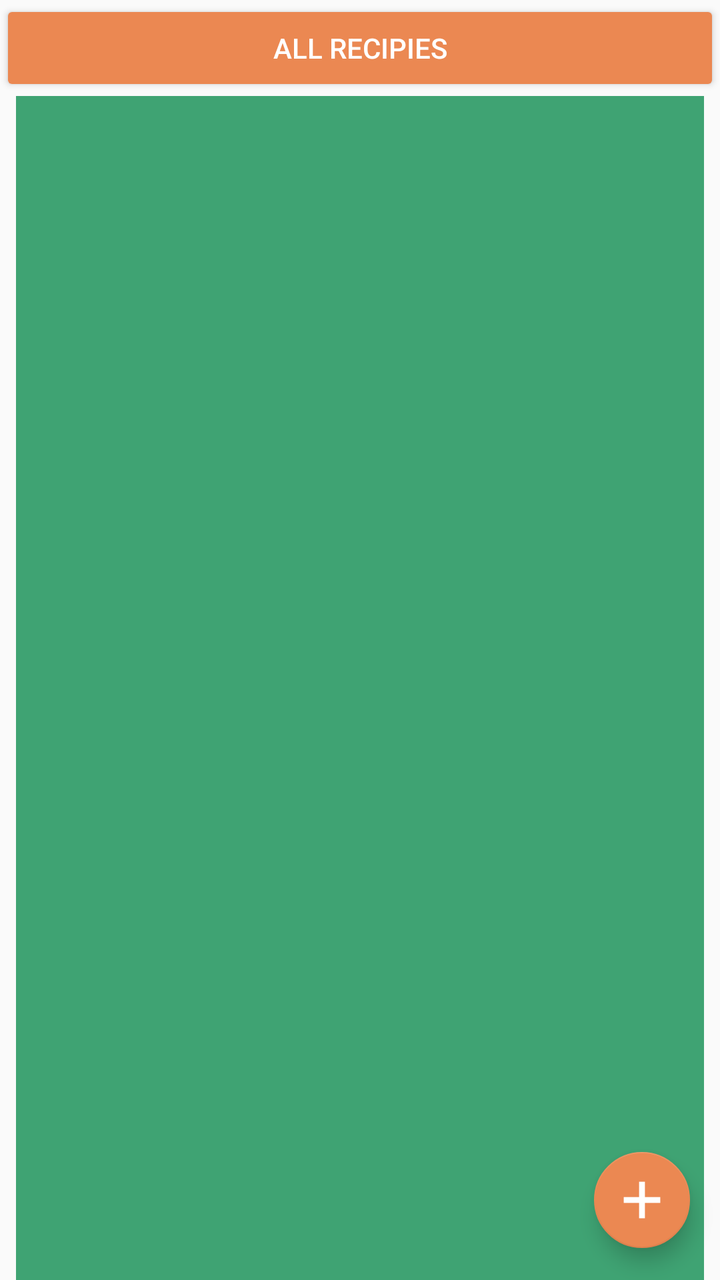
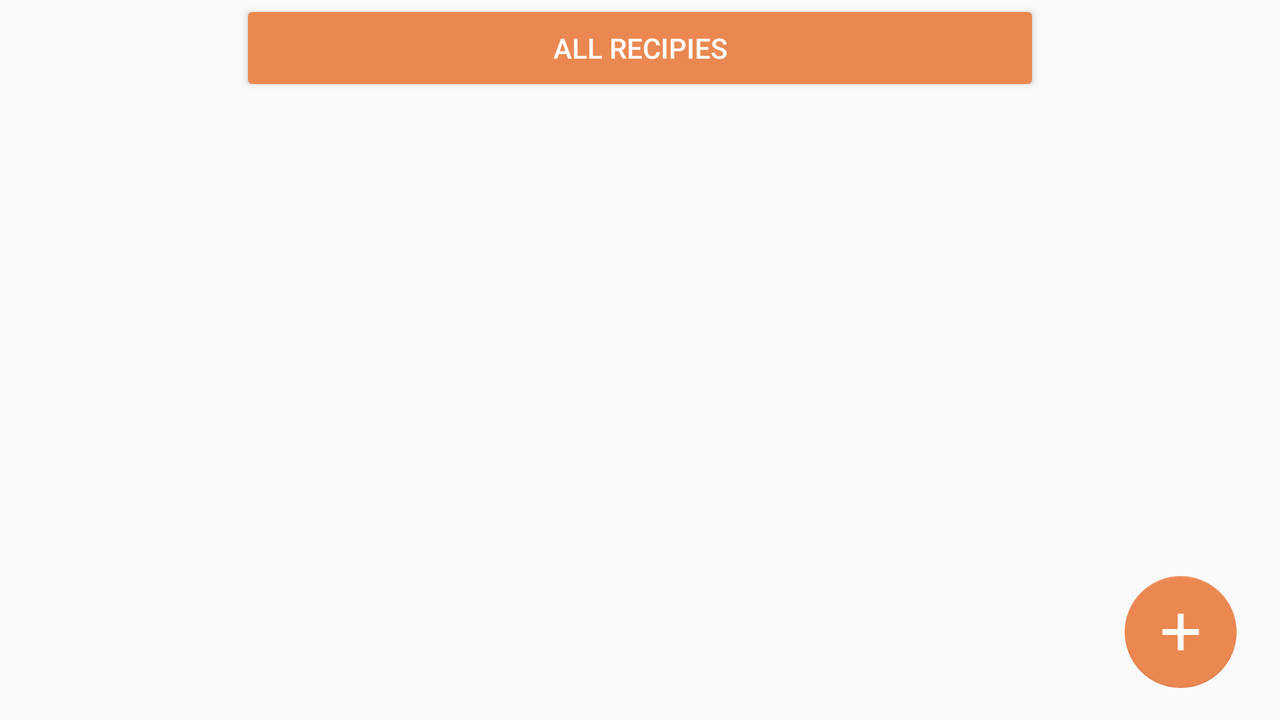

Compare how this app lays out the same screen by default and in its alternative resource folder. The renders come first, then the two layout files and the values they reference.
<!-- AndroidManifest.xml: application theme Crispy -->
<!-- res/layout/meals_plan_fragment.xml -->
<?xml version="1.0" encoding="utf-8"?>
<androidx.constraintlayout.widget.ConstraintLayout xmlns:android="http://schemas.android.com/apk/res/android"
    xmlns:app="http://schemas.android.com/apk/res-auto"
    xmlns:tools="http://schemas.android.com/tools"
    android:id="@+id/mealsplan"
    android:layout_width="match_parent"
    android:layout_height="match_parent"
    tools:context=".ui.mealsPlan.mealsList.MealsPlanFragment">

    <androidx.recyclerview.widget.RecyclerView
        android:id="@+id/daysList"
        android:layout_width="0dp"
        android:layout_height="0dp"
        android:layout_marginStart="8dp"
        android:layout_marginEnd="8dp"
        android:background="@color/crispyGreenDark"
        app:layout_constraintBottom_toBottomOf="parent"
        app:layout_constraintEnd_toEndOf="parent"
        app:layout_constraintStart_toStartOf="parent"
        app:layout_constraintTop_toBottomOf="@+id/btnAllRecipies"
        tools:listitem="@layout/meals_plan_meal_content" />

    <Button
        android:id="@+id/btnAllRecipies"
        style="@style/Widget.AppCompat.Button.Colored"
        android:layout_width="0dp"
        android:layout_height="wrap_content"
        android:text="@string/all_recipies"
        app:layout_constraintBottom_toTopOf="@+id/daysList"
        app:layout_constraintEnd_toEndOf="parent"
        app:layout_constraintHorizontal_bias="0.0"
        app:layout_constraintStart_toStartOf="parent"
        app:layout_constraintTop_toTopOf="parent" />

    <com.google.android.material.floatingactionbutton.FloatingActionButton
        android:id="@+id/btnAddMeal"
        android:layout_width="wrap_content"
        android:layout_height="wrap_content"
        android:layout_marginStart="8dp"
        android:layout_marginEnd="8dp"
        android:layout_marginBottom="16dp"
        android:clickable="true"
        android:src="@mipmap/plus_white"
        app:backgroundTint="@color/crispyAccent"
        app:fabCustomSize="@android:dimen/app_icon_size"
        app:fabSize="mini"
        app:layout_constraintBottom_toBottomOf="parent"
        app:layout_constraintEnd_toEndOf="parent"
        app:layout_constraintHorizontal_bias="0.976"
        app:layout_constraintStart_toStartOf="parent" />

</androidx.constraintlayout.widget.ConstraintLayout>
<!-- res/layout/meals_plan_meal_content.xml (included above) -->
<?xml version="1.0" encoding="utf-8"?>
<androidx.constraintlayout.widget.ConstraintLayout xmlns:android="http://schemas.android.com/apk/res/android"
    xmlns:app="http://schemas.android.com/apk/res-auto"
    xmlns:tools="http://schemas.android.com/tools"
    android:layout_width="match_parent"
    android:layout_height="wrap_content"
    tools:layout_editor_absoluteY="25dp">

    <TextView
        android:id="@+id/mealTitle"
        android:layout_width="wrap_content"
        android:layout_height="wrap_content"
        android:layout_marginStart="8dp"
        android:layout_marginEnd="8dp"
        android:text="TextView"
        android:textSize="18sp"
        android:textStyle="bold"
        app:layout_constraintEnd_toEndOf="parent"
        app:layout_constraintStart_toStartOf="@+id/guideline"
        app:layout_constraintTop_toTopOf="@+id/imageView" />

    <TextView
        android:id="@+id/prepares"
        android:layout_width="wrap_content"
        android:layout_height="wrap_content"
        android:layout_marginStart="16dp"
        android:text="@string/prepares"
        app:layout_constraintBottom_toBottomOf="@+id/mealTime"
        app:layout_constraintStart_toEndOf="@+id/mealHour"
        app:layout_constraintTop_toTopOf="@+id/mealTime"
        app:layout_constraintVertical_bias="0.0" />

    <TextView
        android:id="@+id/usersCooking"
        android:layout_width="wrap_content"
        android:layout_height="wrap_content"
        android:layout_marginStart="8dp"
        android:text="TextView"
        app:layout_constraintBottom_toBottomOf="@+id/prepares"
        app:layout_constraintStart_toEndOf="@+id/prepares"
        app:layout_constraintTop_toTopOf="@+id/prepares"
        app:layout_constraintVertical_bias="0.0" />

    <ImageView
        android:id="@+id/imageView"
        android:layout_width="wrap_content"
        android:layout_height="69dp"
        android:layout_marginStart="8dp"
        android:layout_marginTop="8dp"
        android:layout_marginEnd="8dp"
        android:layout_marginBottom="32dp"
        app:layout_constraintBottom_toBottomOf="parent"
        app:layout_constraintEnd_toStartOf="@+id/guideline"
        app:layout_constraintStart_toStartOf="parent"
        app:layout_constraintTop_toTopOf="parent"
        app:layout_constraintVertical_bias="0.0"
        app:srcCompat="@mipmap/ic_launcher_round" />

    <TextView
        android:id="@+id/mealTime"
        android:layout_width="wrap_content"
        android:layout_height="wrap_content"
        android:layout_marginStart="8dp"
        android:layout_marginBottom="8dp"
        android:text="@string/time"
        app:layout_constraintBottom_toBottomOf="@+id/imageView"
        app:layout_constraintStart_toStartOf="@+id/guideline" />

    <TextView
        android:id="@+id/mealHour"
        android:layout_width="wrap_content"
        android:layout_height="wrap_content"
        android:layout_marginStart="8dp"
        android:text="TextView"
        app:layout_constraintBottom_toBottomOf="@+id/mealTime"
        app:layout_constraintStart_toEndOf="@+id/mealTime"
        app:layout_constraintTop_toTopOf="@+id/mealTime"
        app:layout_constraintVertical_bias="0.0" />

    <androidx.constraintlayout.widget.Guideline
        android:id="@+id/guideline"
        android:layout_width="wrap_content"
        android:layout_height="wrap_content"
        android:orientation="vertical"
        app:layout_constraintGuide_begin="113dp" />

    <TextView
        android:id="@+id/day_date"
        android:layout_width="wrap_content"
        android:layout_height="23dp"
        android:layout_marginStart="8dp"
        android:layout_marginEnd="8dp"
        android:layout_marginBottom="18dp"
        android:text="TextView"
        android:textColor="@color/crispyAccent"
        android:textSize="20sp"
        app:layout_constraintBottom_toTopOf="@+id/imageView"
        app:layout_constraintEnd_toEndOf="parent"
        app:layout_constraintHorizontal_bias="0.18"
        app:layout_constraintStart_toStartOf="parent"
        app:layout_constraintTop_toTopOf="parent" />
</androidx.constraintlayout.widget.ConstraintLayout>
<!-- resources referenced by this layout -->
<resources>
  <color name="crispyAccent">#eb8852</color>
  <color name="crispyGreenDark">#3fa373</color>
  <!-- mipmap plus_white: png bitmap (mipmap-hdpi, 207 bytes) -->
  <string name="all_recipies">ALL RECIPIES</string>
  <string name="prepares">Prepares:</string>
  <string name="time">Time:</string>
  <style name="Crispy" parent="AppTheme">
          <item name="colorPrimary">@color/crispyGreen</item>
          <item name="colorPrimaryDark">@color/crispyGreenDark</item>
          <item name="colorAccent">@color/crispyAccent</item>
      </style>
  <style name="AppTheme" parent="Theme.AppCompat.Light.DarkActionBar">
          
          <item name="colorPrimary">@color/colorPrimary</item>
          <item name="colorPrimaryDark">@color/colorPrimaryDark</item>
          <item name="colorAccent">@color/colorAccent</item>
      </style>
  <color name="crispyGreen">#53da99</color>
</resources>
<!-- res/layout-land/meals_plan_fragment.xml (the repository's variant of the layout above) -->
<!-- drawn on the phone turned sideways -->
<?xml version="1.0" encoding="utf-8"?>
<androidx.constraintlayout.widget.ConstraintLayout xmlns:android="http://schemas.android.com/apk/res/android"
    xmlns:app="http://schemas.android.com/apk/res-auto"
    xmlns:tools="http://schemas.android.com/tools"
    android:id="@+id/mealsplan"
    android:layout_width="match_parent"
    android:layout_height="match_parent"
    android:background="@color/crispyLightAccent"
    tools:context=".ui.mealsPlan.mealsList.MealsPlanFragment">

    <androidx.recyclerview.widget.RecyclerView
        android:id="@+id/daysList"
        android:layout_width="0dp"
        android:layout_height="0dp"
        app:layout_constraintBottom_toBottomOf="parent"
        app:layout_constraintEnd_toStartOf="@+id/guideline_right"
        app:layout_constraintStart_toStartOf="@+id/guideline_left"
        app:layout_constraintTop_toBottomOf="@+id/btnAllRecipies"
        tools:listitem="@layout/meals_plan_day_item" />

    <Button
        android:id="@+id/btnAllRecipies"
        style="@style/Widget.AppCompat.Button.Colored"
        android:layout_width="400dp"
        android:layout_height="wrap_content"
        android:text="@string/all_recipies"
        app:layout_constraintBottom_toTopOf="@+id/daysList"
        app:layout_constraintEnd_toEndOf="parent"
        app:layout_constraintStart_toStartOf="parent"
        app:layout_constraintTop_toTopOf="parent" />

    <com.google.android.material.floatingactionbutton.FloatingActionButton
        android:id="@+id/btnAddMeal"
        android:layout_width="wrap_content"
        android:layout_height="wrap_content"
        android:layout_marginStart="8dp"
        android:layout_marginEnd="8dp"
        android:layout_marginBottom="16dp"
        android:clickable="true"
        android:focusable="true"
        android:src="@mipmap/plus_white"
        app:backgroundTint="@color/crispyAccent"
        app:elevation="0dp"
        app:layout_constraintBottom_toBottomOf="parent"
        app:layout_constraintEnd_toEndOf="parent"
        app:layout_constraintHorizontal_bias="0.976"
        app:layout_constraintStart_toStartOf="parent" />

    <androidx.constraintlayout.widget.Guideline
        android:id="@+id/guideline_left"
        android:layout_width="wrap_content"
        android:layout_height="wrap_content"
        android:orientation="vertical"
        app:layout_constraintGuide_percent="0.15" />

    <androidx.constraintlayout.widget.Guideline
        android:id="@+id/guideline_right"
        android:layout_width="wrap_content"
        android:layout_height="wrap_content"
        android:orientation="vertical"
        app:layout_constraintGuide_percent="0.85" />

</androidx.constraintlayout.widget.ConstraintLayout>
<!-- res/layout/meals_plan_day_item.xml (included above) -->
<?xml version="1.0" encoding="utf-8"?>
<androidx.cardview.widget.CardView xmlns:android="http://schemas.android.com/apk/res/android"
    xmlns:app="http://schemas.android.com/apk/res-auto"
    xmlns:tools="http://schemas.android.com/tools"
    android:id="@+id/mealCard"
    android:layout_width="match_parent"
    android:layout_height="wrap_content"
    app:cardCornerRadius="15dp"
    app:cardElevation="2dp"
    app:cardPreventCornerOverlap="true"
    app:cardUseCompatPadding="true"
    app:layout_constraintBottom_toBottomOf="parent"
    app:layout_constraintEnd_toEndOf="parent"
    app:layout_constraintStart_toStartOf="parent"
    app:layout_constraintTop_toTopOf="parent">

    <androidx.constraintlayout.widget.ConstraintLayout
        android:layout_width="match_parent"
        android:layout_height="wrap_content">

        <TextView
            android:id="@+id/meal_title"
            android:layout_width="wrap_content"
            android:layout_height="wrap_content"
            android:layout_marginStart="16dp"
            android:layout_marginTop="8dp"
            android:text="TextView"
            android:textColor="@color/crispyAccent"
            android:textSize="18sp"
            android:textStyle="bold"
            app:layout_constraintStart_toStartOf="parent"
            app:layout_constraintTop_toTopOf="parent" />

        <TableLayout
            android:layout_width="match_parent"
            android:layout_height="wrap_content"
            app:layout_constraintBottom_toBottomOf="parent"
            app:layout_constraintEnd_toEndOf="parent"
            app:layout_constraintStart_toStartOf="parent"
            app:layout_constraintTop_toBottomOf="@+id/meal_title">

            <include
                android:id="@+id/meal_1"
                layout="@layout/meals_plan_meal_item"
                android:layout_width="0dp"
                android:layout_height="wrap_content"
                android:visibility="visible"
                app:layout_constraintEnd_toEndOf="parent"
                app:layout_constraintStart_toStartOf="parent" />

            <include
                android:id="@+id/meal_2"
                layout="@layout/meals_plan_meal_item"
                android:layout_width="0dp"
                android:layout_height="wrap_content"
                android:visibility="visible"
                app:layout_constraintEnd_toEndOf="parent"
                app:layout_constraintStart_toStartOf="parent" />

            <include
                android:id="@+id/meal_3"
                layout="@layout/meals_plan_meal_item"
                android:layout_width="0dp"
                android:layout_height="wrap_content"
                android:visibility="visible"
                app:layout_constraintEnd_toEndOf="parent"
                app:layout_constraintStart_toStartOf="parent" />

            <include
                android:id="@+id/meal_4"
                layout="@layout/meals_plan_meal_item"
                android:layout_width="0dp"
                android:layout_height="wrap_content"
                android:visibility="visible"
                app:layout_constraintEnd_toEndOf="parent"
                app:layout_constraintStart_toStartOf="parent" />
        </TableLayout>
    </androidx.constraintlayout.widget.ConstraintLayout>

</androidx.cardview.widget.CardView>
<!-- res/layout/meals_plan_meal_item.xml (included above) -->
<?xml version="1.0" encoding="utf-8"?>
<androidx.constraintlayout.widget.ConstraintLayout xmlns:android="http://schemas.android.com/apk/res/android"
    xmlns:app="http://schemas.android.com/apk/res-auto"
    xmlns:tools="http://schemas.android.com/tools"
    android:layout_width="match_parent"
    android:layout_height="wrap_content"
    android:layout_marginBottom="1dp"
    android:background="@color/fui_transparent"
    android:paddingBottom="2dp"
    tools:layout_editor_absoluteY="25dp">

    <TextView
        android:id="@+id/meal_title"
        android:layout_width="wrap_content"
        android:layout_height="wrap_content"
        android:layout_marginStart="8dp"
        android:layout_marginTop="2dp"
        android:text="TextView"
        android:textSize="16sp"
        android:textStyle="bold"
        app:layout_constraintBottom_toTopOf="@+id/userImage"
        app:layout_constraintStart_toStartOf="@+id/guideline"
        app:layout_constraintTop_toTopOf="parent" />

    <TextView
        android:id="@+id/prepares"
        android:layout_width="wrap_content"
        android:layout_height="wrap_content"
        android:layout_marginStart="8dp"
        android:layout_marginTop="8dp"
        android:layout_marginBottom="8dp"
        android:text="@string/prepares"
        app:layout_constraintBottom_toBottomOf="parent"
        app:layout_constraintStart_toStartOf="@+id/guideline"
        app:layout_constraintTop_toBottomOf="@+id/meal_title" />

    <TextView
        android:id="@+id/usersCooking"
        android:layout_width="wrap_content"
        android:layout_height="wrap_content"
        android:layout_marginStart="8dp"
        android:text="TextView"
        app:layout_constraintBottom_toBottomOf="@+id/prepares"
        app:layout_constraintStart_toEndOf="@+id/userImage"
        app:layout_constraintTop_toTopOf="@+id/prepares"
        app:layout_constraintVertical_bias="0.0" />

    <ImageView
        android:id="@+id/recipeImageMeal"
        android:layout_width="0dp"
        android:layout_height="0dp"
        android:layout_marginStart="10dp"
        android:layout_marginTop="10dp"
        android:layout_marginEnd="8dp"
        android:layout_marginBottom="10dp"
        android:maxWidth="120dp"
        android:maxHeight="90dp"
        app:layout_constraintBottom_toBottomOf="parent"
        app:layout_constraintDimensionRatio="16:11"
        app:layout_constraintEnd_toStartOf="@+id/guideline"
        app:layout_constraintHorizontal_bias="0.0"
        app:layout_constraintStart_toStartOf="parent"
        app:layout_constraintTop_toTopOf="parent"
        app:layout_constraintVertical_bias="0.0"
        app:srcCompat="@mipmap/new_crispy_launcher_round" />

    <TextView
        android:id="@+id/mealHour"
        android:layout_width="wrap_content"
        android:layout_height="wrap_content"
        android:layout_marginEnd="10dp"
        android:text="16:00"
        android:textSize="16sp"
        android:textStyle="normal"
        app:layout_constraintBottom_toBottomOf="@+id/meal_title"
        app:layout_constraintEnd_toEndOf="parent"
        app:layout_constraintTop_toTopOf="@+id/meal_title" />

    <androidx.constraintlayout.widget.Guideline
        android:id="@+id/guideline"
        android:layout_width="wrap_content"
        android:layout_height="wrap_content"
        android:orientation="vertical"
        app:layout_constraintGuide_percent="0.37" />

    <ImageView
        android:id="@+id/userImage"
        android:layout_width="26dp"
        android:layout_height="26dp"
        android:layout_marginStart="8dp"
        app:layout_constraintBottom_toBottomOf="@+id/usersCooking"
        app:layout_constraintStart_toEndOf="@+id/prepares"
        app:layout_constraintTop_toTopOf="@+id/usersCooking"
        app:layout_constraintVertical_bias="0.428"
        app:srcCompat="@mipmap/new_crispy_launcher_round" />

    <ImageButton
        android:id="@+id/editMealBtn"
        android:layout_width="24dp"
        android:layout_height="24dp"
        android:layout_marginEnd="10dp"
        android:background="@android:drawable/screen_background_light_transparent"
        android:scaleType="centerCrop"
        android:src="@android:drawable/ic_menu_edit"
        app:layout_constraintBottom_toBottomOf="@+id/usersCooking"
        app:layout_constraintEnd_toEndOf="parent"
        app:layout_constraintTop_toTopOf="@+id/usersCooking" />
</androidx.constraintlayout.widget.ConstraintLayout>
<!-- resources referenced by the variant -->
<!-- as the phone turned sideways resolves them -->
<resources>
  <color name="crispyAccent">#eb8852</color>
  <!-- mipmap new_crispy_launcher_round: png bitmap (mipmap-hdpi, 3310 bytes) -->
  <!-- mipmap plus_white: png bitmap (mipmap-hdpi, 207 bytes) -->
  <string name="all_recipies">ALL RECIPIES</string>
  <string name="prepares">Prepares:</string>
  <style name="Crispy" parent="AppTheme">
          <item name="colorPrimary">@color/crispyGreen</item>
          <item name="colorPrimaryDark">@color/crispyGreenDark</item>
          <item name="colorAccent">@color/crispyAccent</item>
      </style>
  <style name="AppTheme" parent="Theme.AppCompat.Light.DarkActionBar">
          
          <item name="colorPrimary">@color/colorPrimary</item>
          <item name="colorPrimaryDark">@color/colorPrimaryDark</item>
          <item name="colorAccent">@color/colorAccent</item>
      </style>
  <color name="crispyGreen">#53da99</color>
  <color name="crispyGreenDark">#3fa373</color>
</resources>
